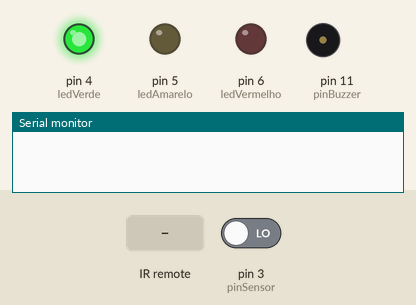
The sketch below on a simulated Arduino Uno, built with avr-gcc and run on an emulated ATmega328P. On the bench: output pins drawn as LEDs (lit = HIGH), buzzer (waves = sounding), the last lines printed to the serial monitor. The inputs (shaded band) are chosen by the test bench; at power-on: pin 3 (pinSensor) LOW. Pins used as bus, display or sensor lines are not drawn.

Above: at 1.2 s.
1.3 s: infrared code 0xAF548B7 received
At 2.0 s:
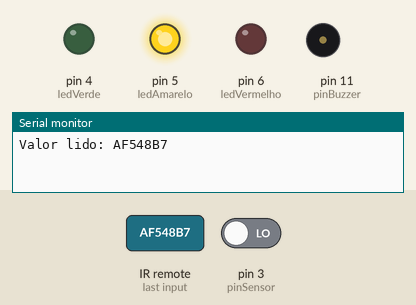
2.8 s: pin 3 (pinSensor) driven HIGH
At 3.1 s:
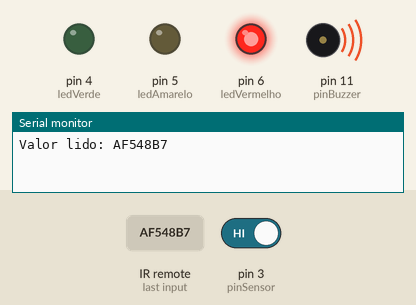
4.3 s: infrared code 0xAF5A857 received
At 5.6 s:
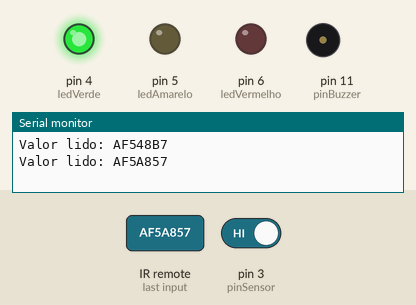
5.9 s: infrared code 0xFF10EF received
At 6.7 s:
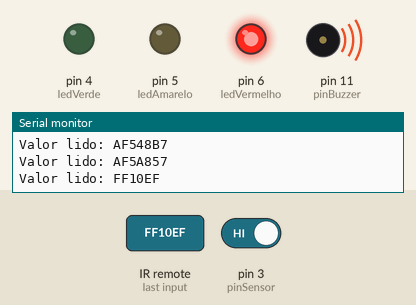
Timing chart, 0 to 8.4 s (numbered marks = the images above; inputs shaded):
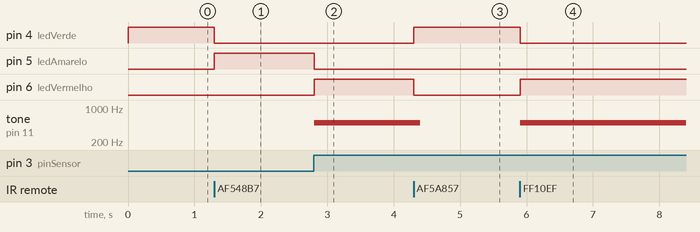

The sketch:

main.ino
```cpp
#include <IRremote.h>

//Atribuicao dos estados possiveis do alarme
enum AlarmeState {S_DESARMADO = 1, S_ARMADO, S_ALARME};
AlarmeState estado = S_DESARMADO;

//Pino do receptor IR e buzzer
const int RECV_PIN = 10;
const int pinBuzzer = 11;

//Pinagem dos LEDs e do sensor
const int pinSensor = 3;
const int ledVerde = 4;
const int ledAmarelo = 5;
const int ledVermelho = 6;

float armazenavalor;

IRrecv irrecv(RECV_PIN);
decode_results results;

void setup() {
  // Configuracao dos pinos
  pinMode(pinSensor, INPUT);
  pinMode(RECV_PIN, INPUT);
  pinMode(ledVerde, OUTPUT);
  pinMode(ledAmarelo, OUTPUT);
  pinMode(ledVermelho, OUTPUT);
  pinMode(pinBuzzer, OUTPUT);

  Serial.begin(9600);
  irrecv.enableIRIn(); //Inicializa o receptor IR
}

void loop() {
  //Printa os valores lidos para referencia
  if (irrecv.decode(&results)) {
    Serial.print("Valor lido: ");
    Serial.println(results.value, HEX);
    armazenavalor = (results.value);
  }
  switch(estado){
    case S_DESARMADO:
      if(results.value == 0xAF548B7 || results.value == 0xFF10EF){ //Se botao 7 for pressionado, muda o estado para armado
        estado = S_ARMADO;
      }
    digitalWrite(pinBuzzer, LOW);
    digitalWrite(ledVerde, HIGH);
    digitalWrite(ledAmarelo, LOW);
    digitalWrite(ledVermelho, LOW);
    irrecv.resume(); //Le o próximo valor
    break;

    case S_ARMADO:
      if(digitalRead(pinSensor)){
        estado = S_ALARME;
      }
      if(results.value == 0xAF5A857 || results.value == 0xFF18E7){ //Se botao 5 for pressionado, muda o estado para desarmado
        estado = S_DESARMADO;
      }
    digitalWrite(ledVerde, LOW);
    digitalWrite(ledAmarelo, HIGH);
    digitalWrite(ledVermelho, LOW);
    irrecv.resume();
    break;

    case S_ALARME:
    tone(pinBuzzer, 500, 100);
    digitalWrite(pinBuzzer, HIGH);
    if(results.value == 0xAF5A857 || results.value == 0xFF18E7){
      estado = S_DESARMADO;
    }
    digitalWrite(ledVerde, LOW);
    digitalWrite(ledAmarelo, LOW);
    digitalWrite(ledVermelho, HIGH);
    irrecv.resume();
    break;
  }
  //irrecv.resume(); //Le o próximo valor
}
```

Measured:
- after the input at 1.3 s, pin 4 (ledVerde): HIGH → LOW at once; pin 5 (ledAmarelo): LOW → HIGH at once
- after the input at 2.8 s, pin 5 (ledAmarelo): HIGH → LOW at once; pin 6 (ledVermelho): LOW → HIGH at once; tone on pin 11 (pinBuzzer): silent → 500 Hz at once
- after the input at 4.3 s, pin 4 (ledVerde): LOW → HIGH at once; pin 6 (ledVermelho): HIGH → LOW at once; tone on pin 11 (pinBuzzer): 500 Hz → silent after 0.10 s
- after the input at 5.9 s, pin 4 (ledVerde): HIGH → LOW at once; pin 6 (ledVermelho): LOW → HIGH at once; tone on pin 11 (pinBuzzer): silent → 500 Hz at once
